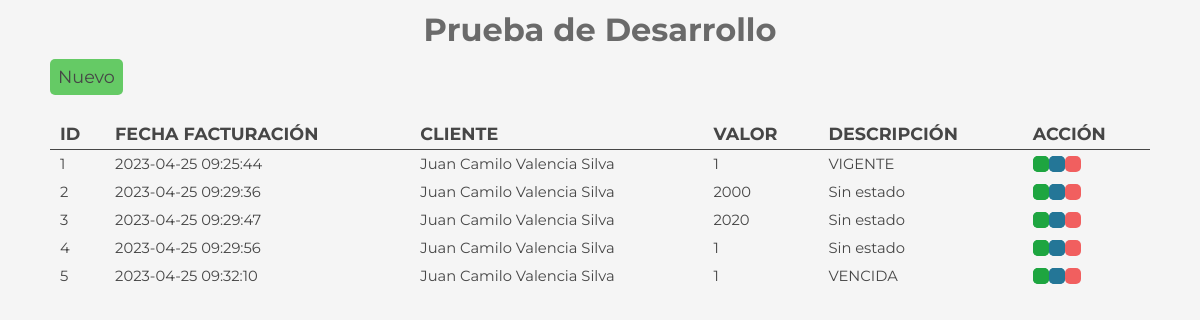
Page /prueba_desarrollo/index.php on the committed database.
### tables this page shows
CREATE TABLE `factura` (
  `id_factura` bigint(18) NOT NULL,
  `valor_fac` bigint(18) NOT NULL,
  `fecha_fac` timestamp NOT NULL DEFAULT current_timestamp() ON UPDATE current_timestamp(),
  `id_cliente` int(11) NOT NULL,
  `codi_estado` int(2) DEFAULT NULL
);

CREATE TABLE `clientes` (
  `id` int(11) NOT NULL,
  `nume_doc` int(18) NOT NULL,
  `nombre` varchar(200) NOT NULL,
  `direccion` varchar(200) NOT NULL
);

### prueba_desarrollo/mainTable.php (called while the page is built, shortened)
<?php
function mostrar_registros_factura($conn){
    $sql = "SELECT f.id_factura, f.fecha_fac, c.nombre, f.valor_fac, COALESCE(ef.descripcion, 'Sin estado') as descripcion
    FROM factura f
    INNER JOIN clientes c ON f.id_cliente = c.id
    LEFT JOIN estados_factura ef ON f.codi_estado = ef.codi_estado
    ORDER BY f.id_factura";
    $query = mysqli_query($conn, $sql);
    return $query;
}
?>

### prueba_desarrollo/index.php (the view, shortened to what this page needs)
<?php
require_once './mainTable.php';
$conn = conexion();
$regFact = mostrar_registros_factura($conn);
?>
<!DOCTYPE html>
<html lang="en">
<head>
    <link rel="stylesheet" href="./assets/style/style.css">
    <link rel="stylesheet" href="https://unicons.iconscout.com/release/v3.0.0/css/line.css">
</head>
<body>
    <section class="general-container">
        <div class="overview-general">
            <div class="title">
                <h1 class="panel-title-name">Prueba de Desarrollo</h1>
            </div>
            <div class="new-record-container">
                <label for="btn-modal-add-record" class="btn-add-record" title="Crear factura">
                    <i class="uil uil-plus-circle"></i>Nuevo
                </label>
            </div>
            </div>
            <div class="table-container">
                <table id="tablaFactura" class="tb-fact-records">
                    <thead>
                        <tr>
                            <th>Id</th>
                            <th>Fecha Facturación</th>
                            <th>Cliente</th>
                            <th>Valor</th>
                            <th>Descripción</th>
                            <th>Acción</th>
                        </tr>
                    </thead>
                    <tbody>
                        <?php
                            $counter=1;
                            while($row=mysqli_fetch_array($regFact)){
                        ?>
                        <tr>
                            <td data-titulo="#"><?php echo $counter ?></td>
                            <td data-titulo="FECHA FACTURACIÓN" class="responsive-file"><?php echo $row['fecha_fac']?></td>
                            <td data-titulo="CLIENTE" class="responsive-file"><?php echo $row['nombre']?></td>
                            <td data-titulo="VALOR" class="responsive-file"><?php echo $row['valor_fac']?></td>
                            <td data-titulo="DESCRIPCIÓN" class="responsive-file"><?php echo $row['descripcion']?></td>
                            <td data-titulo="ACCIÓN" class="responsive-file">
                            <div class="action-options-container">
                                <div class="btn-group-action">
                                    <a href="#" class="btn-view-record" title="Ver reporte de cliente completo"><i class="uil uil-eye btn-view-record"></i></a>
                                    <a href="./editarFact-view.php?id=<?php echo $row['id_factura']?>" class="btn-edit-record" title="Editar factura"><i class="uil uil-edit btn-edit-record"></i></a>
                                    <a class="btn-delete-record" title="Eliminar factura" onclick="eliminarFactura(<?php echo $row['id_factura']?>)"><i class="uil uil-trash-alt"></i></a>
                                </div>
                                </div>
                            </td>
                        </tr>
                        <?php
                            $counter++;
                            }
                        ?>
                    </tbody>
                </table>
            </div>
    </section>
</body>
</html>

### prueba_desarrollo/assets/style/style.css (style rules this page uses)
:root { --main-color: #DBA034; --text-color: #464646; --background-color: #e9e9e9; --row-altern-color: #dbdbdb; --row-selected-color: #c5c5c5; --white-color: #fff; --modal-container-color:rgb(204, 204, 204); --input-modify-info:#d9d9d9; --input-text-for-write:#464646d3; --modal-open-background-color:#0e0e0e7c; --create-button:#65ca65; --create-button-hover:rgb(30, 165, 64); --edit-button:rgb(36, 118, 151); --edit-button-hover:rgb(31, 84, 153); --delete-button:rgb(241, 95, 95); --delete-button-hover:rgb(187, 42, 42); --title-font-size: 2.2rem; --title-tablet-font-size: 2rem; --title-mobile-font-size: 1.8rem; --normal-font-size: 1.1rem; --pequeña-font-size: 0.9rem; --titlecards-font-size: 1.5rem; --numbercards-font-size: 1.9rem; }
* { padding: 0; margin: 0; box-sizing: border-box; }
body { font-family: 'Montserrat', sans-serif; background-color: #f5f5f5; }
h1 { color:rgba(51, 51, 51, 0.719); text-align: center; padding: 10px; font-size:2rem; }
.general-container { padding: 0 50px; }
.btn-add-record { align-items: flex-start; background-color: var(--create-button); border-radius: 5px; border-style: none; display:inline-block; line-height: 20px; font-size: 10px; margin: 0 0 22.5px; padding:8px 8px; text-align: center; cursor: pointer; font-size: var(--normal-font-size); color:var(--text-color); transition: all .5s; text-decoration: none; }
.table-container .tb-fact-records { width: 100%; border-collapse: collapse; padding-left: 200px; padding-right: 200px; font-size: var(--normal-font-size); list-style: circle; }
.table-container .tb-fact-records, .table-container .tb-fact-records th, .table-container .tb-fact-records td { padding:5px 10px; }
.table-container .tb-fact-records th { font-weight: bolder; text-align: left; border-bottom: solid 1px var(--text-color); text-transform: uppercase; color:var(--text-color); cursor:pointer; transition: all .5s; }
.table-container .tb-fact-records tbody tr { color:var(--text-color); font-size: 0.92rem; }
.action-options-container, .btn-group-action { display: flex; flex-direction: row; }
.btn-group-action i { padding:8px 8px; text-align: center; cursor: pointer; font-size: 20px; display: flex; align-items: center; color:white; text-decoration: none; -webkit-transition: all .5s; -moz-transition: all .5s; -ms-transition: all .5s; -o-transition: all .5s; transition: all .5s; }
.btn-edit-record { background-color: var(--edit-button) ; border-radius: 5px; border-style: none; transition: all .5s; text-decoration: none; }
.btn-view-record { background-color: var(--create-button-hover) ; border-radius: 5px; border-style: none; transition: all .5s; text-decoration: none; }
.btn-delete-record i { background-color: var(--delete-button); border-radius: 5px; border-style: none; transition: all .5s; }

### rows in the picture
factura: fecha_fac "2023-04-25 09:25:44", id_cliente.nombre "Juan Camilo Valencia Silva", valor_fac "1", descripcion "VIGENTE"
factura: fecha_fac "2023-04-25 09:29:36", id_cliente.nombre "Juan Camilo Valencia Silva", valor_fac "2000", descripcion "Sin estado"
factura: fecha_fac "2023-04-25 09:29:47", id_cliente.nombre "Juan Camilo Valencia Silva", valor_fac "2020", descripcion "Sin estado"
factura: fecha_fac "2023-04-25 09:29:56", id_cliente.nombre "Juan Camilo Valencia Silva", valor_fac "1", descripcion "Sin estado"
factura: fecha_fac "2023-04-25 09:32:10", id_cliente.nombre "Juan Camilo Valencia Silva", valor_fac "1", descripcion "VENCIDA"
